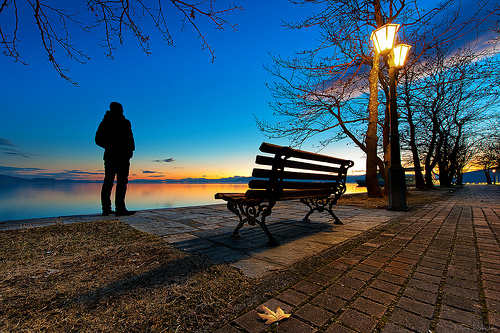
#> input picture ImageData/IMG_1.jpg, 500 x 333 px, found by its file name
$ python basic_image_process.py
#> lines starting #> are read from the running program, lines starting #| are printed output that depends on the picture; after the words box and inside, x2 and y2 are one past the last pixel; in counts of white or black regions, pixels touching at a corner belong together
# -*- coding: utf-8 -*-
"""
Created on Thu Aug 30 15:49:25 2018

@author: GEAR
"""

import cv2
import numpy as np

#图片地址
root = 'D:/python/OpenCV-Python/ImageData/'
image1 = cv2.imread(root+'IMG_1.jpg')
#> image1 is the input picture: shape (333, 500, 3); mean B, G, R 97.5, 78.3, 51.7

#获取像素值
image1[100,100] #获取BGR三个值
image1[100,100,0] #获取B值
image1.item(100,100, 0)

#修改像素值
image1[100,100,0] = 255             #方法1
#> image1: shape (333, 500, 3); under 0.01% of pixels changed, all inside (x1, y1, x2, y2) = (100, 100, 101, 101)
image1.itemset((100,100,0), 10)     #方法2
#> image1: shape (333, 500, 3); mean B, G, R 97.5, 78.3, 51.7

#像素大小
print(image1.size)
#| 499500

#拆分图像通道
b,g,r = cv2.split(image1) # 这个操作比较耗时！！！
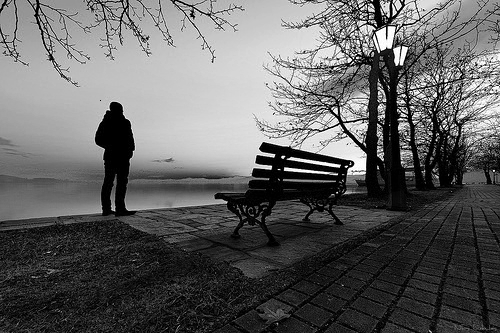
#> b: shape (333, 500); min 0, max 255, mean 97.5
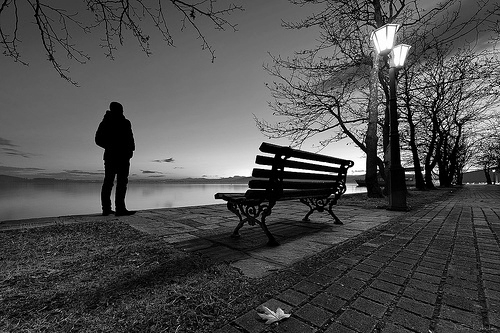
#> g: shape (333, 500); min 0, max 255, mean 78.3
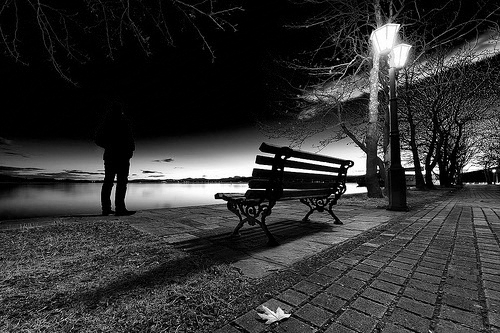
#> r: shape (333, 500); min 0, max 255, mean 51.7
#推荐下边这种操作
b = image1[:,:,0]
g = image1[:,:,1]
r = image1[:,:,2]

# 合并图像通道
image2 = cv2.merge([b, g, r]) # 这里要加[],防止出错

# 为图像添加边的不同方式
BLUE = [255, 0, 0]
replicate = cv2.copyMakeBorder(image1, 10, 10, 10, 10, cv2.BORDER_REPLICATE)
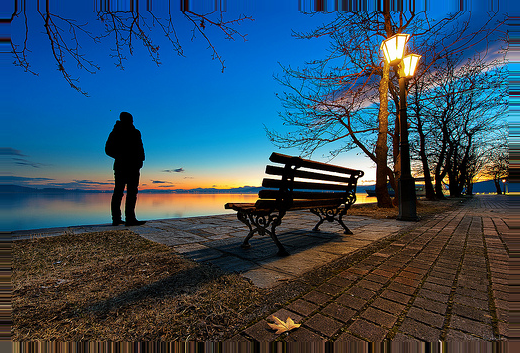
#> replicate: shape (353, 520, 3); mean B, G, R 97, 77, 50.6
reflect = cv2.copyMakeBorder(image1, 10, 10, 10, 10, cv2.BORDER_REFLECT)
reflect101 = cv2.copyMakeBorder(image1, 10, 10, 10, 10, cv2.BORDER_REFLECT101)
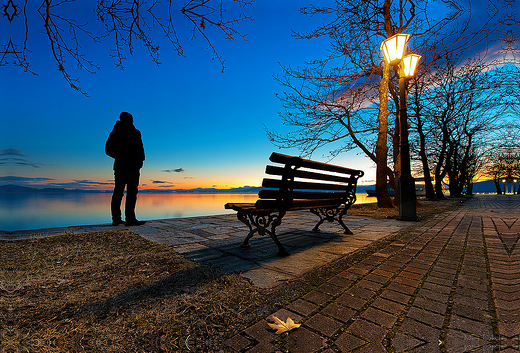
#> reflect101: shape (353, 520, 3); mean B, G, R 97.1, 77.2, 50.7
wrap = cv2.copyMakeBorder(image1, 10, 10, 10, 10, cv2.BORDER_WRAP)
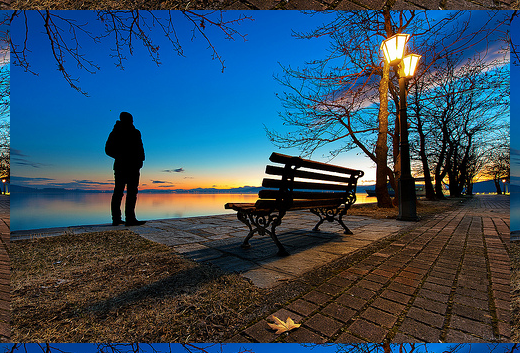
#> wrap: shape (353, 520, 3); mean B, G, R 97.1, 77.1, 50.7
constant = cv2.copyMakeBorder(image1, 10, 10, 10, 10, cv2.BORDER_CONSTANT, value=BLUE)
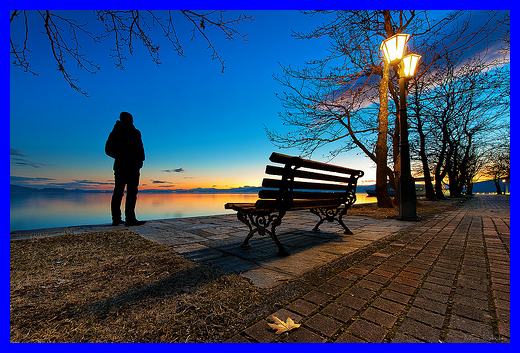
#> constant: shape (353, 520, 3); mean B, G, R 112.1, 71, 46.9
cv2.imshow('replicate', constant)
cv2.waitKey(0)
cv2.destroyAllWindows()
